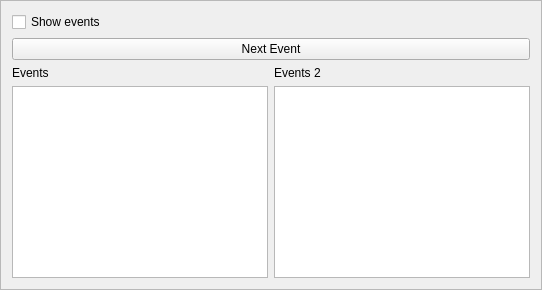
              <widget class="QFrame" name="frame_9">
               <property name="frameShape">
                <enum>QFrame::StyledPanel</enum>
               </property>
               <property name="frameShadow">
                <enum>QFrame::Raised</enum>
               </property>
               <layout class="QVBoxLayout" name="verticalLayout_38">
                <item>
                 <layout class="QVBoxLayout" name="verticalLayout_8">
                  <item>
                   <widget class="QCheckBox" name="ChckEvent">
                    <property name="text">
                     <string>Show events</string>
                    </property>
                   </widget>
                  </item>
                  <item>
                   <widget class="QPushButton" name="ButNextEvent">
                    <property name="text">
                     <string>Next Event</string>
                    </property>
                   </widget>
                  </item>
                  <item>
                   <layout class="QHBoxLayout" name="horizontalLayout_14">
                    <item>
                     <layout class="QVBoxLayout" name="verticalLayout_7">
                      <item>
                       <widget class="QLabel" name="label_6">
                        <property name="text">
                         <string>Events</string>
                        </property>
                       </widget>
                      </item>
                      <item>
                       <widget class="QListWidget" name="LstEvents">
                        <property name="selectionMode">
                         <enum>QAbstractItemView::SingleSelection</enum>
                        </property>
                       </widget>
                      </item>
                     </layout>
                    </item>
                    <item>
                     <layout class="QVBoxLayout" name="verticalLayout_6">
                      <item>
                       <widget class="QLabel" name="label_7">
                        <property name="text">
                         <string>Events 2</string>
                        </property>
                       </widget>
                      </item>
                      <item>
                       <widget class="QListWidget" name="LstEvents2">
                        <property name="selectionMode">
                         <enum>QAbstractItemView::SingleSelection</enum>
                        </property>
                       </widget>
                      </item>
                     </layout>
                    </item>
                   </layout>
                  </item>
                 </layout>
                </item>
               </layout>
              </widget>
